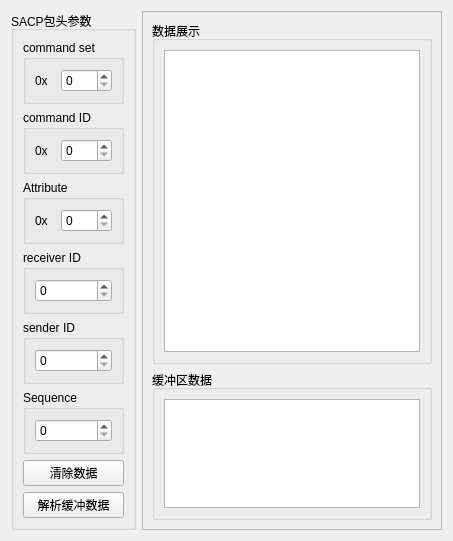
                <widget class="QWidget" name="tab_6">
                 <attribute name="title">
                  <string>SACP协议调试</string>
                 </attribute>
                 <layout class="QHBoxLayout" name="horizontalLayout_62">
                  <item>
                   <widget class="QGroupBox" name="groupBox_26">
                    <property name="maximumSize">
                     <size>
                      <width>200</width>
                      <height>16777215</height>
                     </size>
                    </property>
                    <property name="title">
                     <string>SACP包头参数</string>
                    </property>
                    <layout class="QVBoxLayout" name="verticalLayout_29">
                     <item>
                      <widget class="QGroupBox" name="groupBox_28">
                       <property name="title">
                        <string>command set</string>
                       </property>
                       <layout class="QHBoxLayout" name="horizontalLayout_63">
                        <item>
                         <widget class="QLabel" name="label_59">
                          <property name="maximumSize">
                           <size>
                            <width>20</width>
                            <height>16777215</height>
                           </size>
                          </property>
                          <property name="text">
                           <string>0x</string>
                          </property>
                         </widget>
                        </item>
                        <item>
                         <widget class="QSpinBox" name="sacp_debug_cmd_set">
                          <property name="maximum">
                           <number>255</number>
                          </property>
                          <property name="displayIntegerBase">
                           <number>16</number>
                          </property>
                         </widget>
                        </item>
                       </layout>
                      </widget>
                     </item>
                     <item>
                      <widget class="QGroupBox" name="groupBox_29">
                       <property name="title">
                        <string>command ID</string>
                       </property>
                       <layout class="QHBoxLayout" name="horizontalLayout_64">
                        <item>
                         <widget class="QLabel" name="label_60">
                          <property name="maximumSize">
                           <size>
                            <width>20</width>
                            <height>16777215</height>
                           </size>
                          </property>
                          <property name="text">
                           <string>0x</string>
                          </property>
                         </widget>
                        </item>
                        <item>
                         <widget class="QSpinBox" name="sacp_debug_cmd_id">
                          <property name="maximum">
                           <number>255</number>
                          </property>
                          <property name="displayIntegerBase">
                           <number>16</number>
                          </property>
                         </widget>
                        </item>
                       </layout>
                      </widget>
                     </item>
                     <item>
                      <widget class="QGroupBox" name="groupBox_32">
                       <property name="title">
                        <string>Attribute</string>
                       </property>
                       <layout class="QHBoxLayout" name="horizontalLayout_67">
                        <item>
                         <widget class="QLabel" name="label_63">
                          <property name="maximumSize">
                           <size>
                            <width>20</width>
                            <height>16777215</height>
                           </size>
                          </property>
                          <property name="text">
                           <string>0x</string>
                          </property>
                         </widget>
                        </item>
                        <item>
                         <widget class="QSpinBox" name="sacp_debug_attribute">
                          <property name="maximum">
                           <number>255</number>
                          </property>
                          <property name="displayIntegerBase">
                           <number>16</number>
                          </property>
                         </widget>
                        </item>
                       </layout>
                      </widget>
                     </item>
                     <item>
                      <widget class="QGroupBox" name="groupBox_30">
                       <property name="title">
                        <string>receiver ID</string>
                       </property>
                       <layout class="QHBoxLayout" name="horizontalLayout_65">
                        <item>
                         <widget class="QSpinBox" name="sacp_debug_recv_id">
                          <property name="maximum">
                           <number>255</number>
                          </property>
                          <property name="displayIntegerBase">
                           <number>10</number>
                          </property>
                         </widget>
                        </item>
                       </layout>
                      </widget>
                     </item>
                     <item>
                      <widget class="QGroupBox" name="groupBox_31">
                       <property name="title">
                        <string>sender ID</string>
                       </property>
                       <layout class="QHBoxLayout" name="horizontalLayout_66">
                        <item>
                         <widget class="QSpinBox" name="sacp_debug_send_id">
                          <property name="maximum">
                           <number>255</number>
                          </property>
                          <property name="displayIntegerBase">
                           <number>10</number>
                          </property>
                         </widget>
                        </item>
                       </layout>
                      </widget>
                     </item>
                     <item>
                      <widget class="QGroupBox" name="groupBox_33">
                       <property name="title">
                        <string>Sequence</string>
                       </property>
                       <layout class="QHBoxLayout" name="horizontalLayout_68">
                        <item>
                         <widget class="QSpinBox" name="sacp_debug_sequence">
                          <property name="maximum">
                           <number>65535</number>
                          </property>
                          <property name="displayIntegerBase">
                           <number>10</number>
                          </property>
                         </widget>
                        </item>
                       </layout>
                      </widget>
                     </item>
                     <item>
                      <widget class="QPushButton" name="sacp_debug_clean_data">
                       <property name="text">
                        <string>清除数据</string>
                       </property>
                      </widget>
                     </item>
                     <item>
                      <widget class="QPushButton" name="sacp_debug_parse_cache">
                       <property name="text">
                        <string>解析缓冲数据</string>
                       </property>
                      </widget>
                     </item>
                    </layout>
                   </widget>
                  </item>
                  <item>
                   <widget class="QFrame" name="frame_64">
                    <property name="frameShape">
                     <enum>QFrame::StyledPanel</enum>
                    </property>
                    <property name="frameShadow">
                     <enum>QFrame::Raised</enum>
                    </property>
                    <layout class="QVBoxLayout" name="verticalLayout_32">
                     <item>
                      <widget class="QGroupBox" name="groupBox_27">
                       <property name="title">
                        <string>数据展示</string>
                       </property>
                       <layout class="QVBoxLayout" name="verticalLayout_28">
                        <item>
                         <widget class="QTextEdit" name="sacp_debug_output_win"/>
                        </item>
                       </layout>
                      </widget>
                     </item>
                     <item>
                      <widget class="QGroupBox" name="groupBox_34">
                       <property name="maximumSize">
                        <size>
                         <width>16777215</width>
                         <height>150</height>
                        </size>
                       </property>
                       <property name="title">
                        <string>缓冲区数据</string>
                       </property>
                       <layout class="QVBoxLayout" name="verticalLayout_30">
                        <item>
                         <widget class="QTextEdit" name="sacp_debug_cache_data">
                          <property name="enabled">
                           <bool>true</bool>
                          </property>
                         </widget>
                        </item>
                       </layout>
                      </widget>
                     </item>
                    </layout>
                   </widget>
                  </item>
                 </layout>
                </widget>
